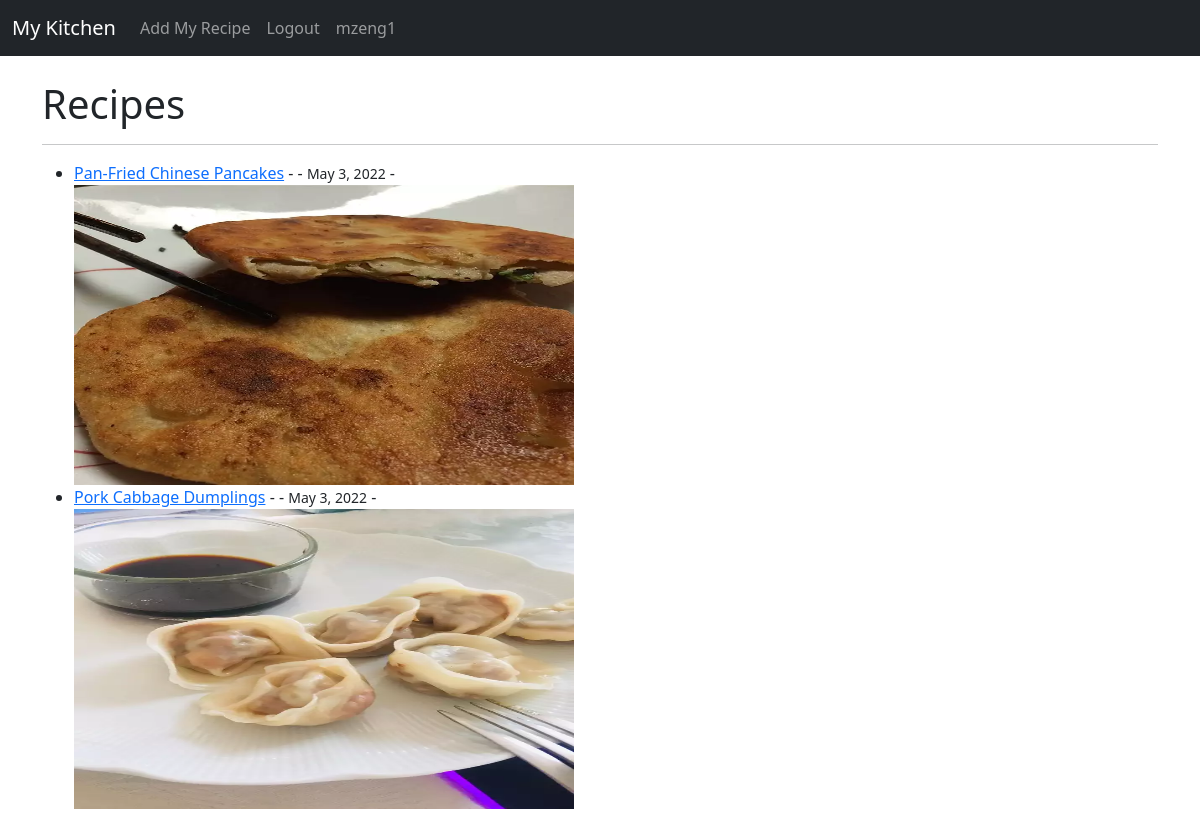
The page / (signed in) on the database its author committed.
### recipes/models.py (models this page shows, shortened)
class Post(models.Model):
    title = models.CharField(max_length=255)
    author = models.ForeignKey(User, on_delete=models.CASCADE)
    body = models.TextField()
    header_image = models.ImageField(null=True, blank=True, upload_to="images/")
    post_date = models.DateField(auto_now_add=True)

### recipes/views.py (the view)
# urls.py: path('', HomeView.as_view(), name='home'),
class HomeView(ListView):
    model = Post
    template_name = 'home.html'
    ordering = ['-post_date']

### recipes/templates/home.html (shortened to what this page needs)
{% extends 'base.html'%}
{% block content%}
<h1>Recipes</h1>
<hr>
<ul>
{% for post in object_list %}
    <li>
        <a href = "{% url 'recipe_detail' post.pk %}">{{post.title}}</a> -
        {{post.author.first_name}}{{post.author.last_name}} - <small>{{post.post_date}}</small> -
        <br/>
        {%if post.header_image%}
            <img src="{{post.header_image.url}}" style="width:500px;height:300px;">
        {%endif%}
        <br/>
    </li>
{% endfor %}
</ul>
{% endblock %}

### recipes/templates/base.html (shortened to what this page needs)
<!doctype html>
<html lang="en">
  <head>
    <link href="https://cdn.jsdelivr.net/npm/bootstrap@5.0.2/dist/css/bootstrap.min.css" rel="stylesheet">
  </head>
  <body>
    <nav class="navbar navbar-expand-lg navbar-dark bg-dark">
  <div class="container-fluid">
    <a class="navbar-brand" href="{% url 'home'%}">My Kitchen</a>
    <div class="collapse navbar-collapse" id="navbarSupportedContent">
      <ul class="navbar-nav me-auto mb-2 mb-lg-0">
        {% if user.is_authenticated %}
          <li class="nav-item">
            <a class="nav-link" href="{% url 'add_recipe'%}">Add My Recipe</a>
          </li>
          <li class="nav-item">
            <a class="nav-link" href="{% url 'logout'%}">Logout</a>
          </li>
          <li class="nav-item">
            <a class="nav-link" href="{% url 'edit_profile'%}">{{ user.username}}</a>
          </li>
        {% endif %}
      </ul>
    </div>
  </div>
</nav>
    <br/>
    <div class="container">
      {% block content%}
      {% endblock%}
    </div>
  </body>
</html>

### rows shown on the page
Post: title "Pan-Fried Chinese Pancakes", post_date "May 3, 2022", header_image (picture)
Post: title "Pork Cabbage Dumplings", post_date "May 3, 2022", header_image (picture)

### other values the page prints
{{ user.username }} "mzeng1"
